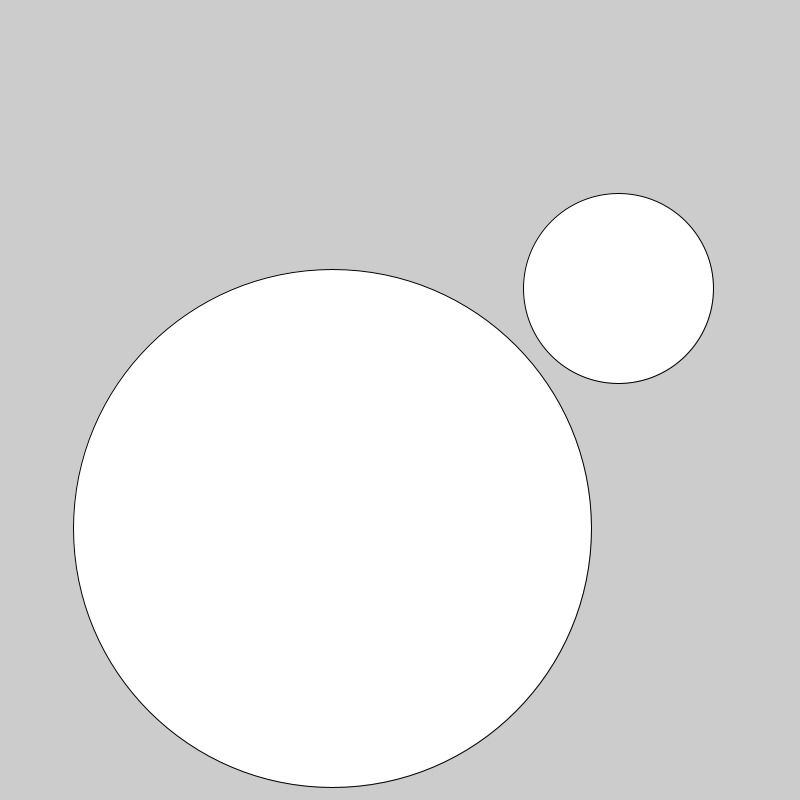
Frame 1 (no input)
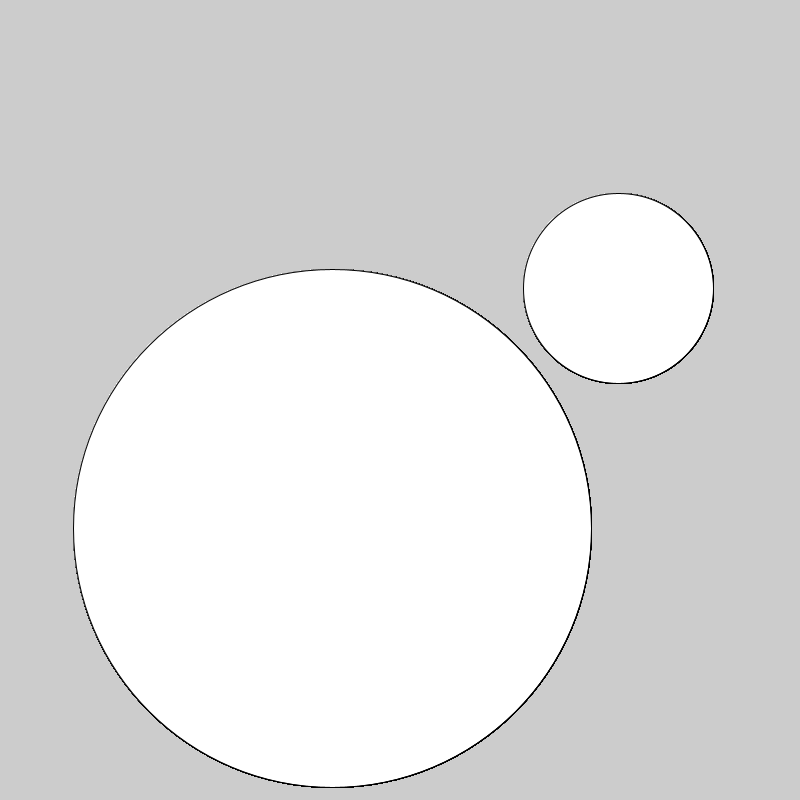
Frame 60 (the mouse pressed at the canvas centre just before this capture)
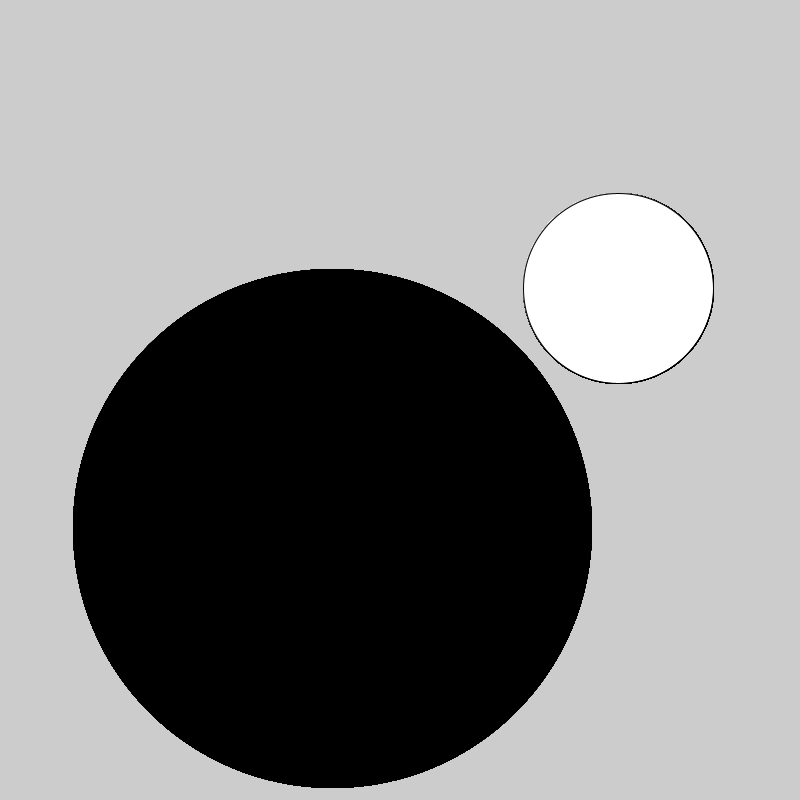
Frame 120 (the mouse held since frame 60 and released just before this capture)

The Processing sketch that drew these frames (run headless with seeded random() and noise(); from frame 60 on, the mouse is pressed at the canvas centre):

// Processing sketch: processing_163400
// ── processing_163400.pde

int x1, y1, r1, x2, y2, r2; //Variáveis x1, y1 e r1 referem-se a posição horizontal, vertical e raio do círculo 1. x2, y2 e r2 referem-se ao círculo 2.

void setup() {
  size(800, 800);
  r1 = (int)random(401); //Faz com que o raio do círculo seja entre 0 e 400, não sendo permitido que ele seja maior que a tela.
  x1 = (int)random(r1, 801-r1); //Força que o valor de x1 esteja entre o valor do raio do círculo 1 e o valor do tamanho da tela (800) menos o valor do raio do círculo 1, fazendo com que o círculo criado esteja necessariamente inteiramente dentro da tela.
  y1 = (int)random(r1, 801-r1); //O mesmo que o anterior, mas para o valor de y1.
  r2 = (int)random(401); //Faz com que o raio do círculo seja entre 0 e 400, não sendo permitido que ele seja maior que a tela.
  x2 = (int)random(r2, 801-r2); //Repete-se as operações anteriores para x2 e y2, forçando com que o novo círculo criado esteja completamente dentro da tela.
  y2 = (int)random(r2, 801-r2);
}

void draw() {
  checaColisao(x1, y1, r1); //Chama a função para checar a colisão para o círculo 1.
  checaColisao(x2, y2, r2); //Chama a função para checar a colisão para o círculo 2.
}

void checaColisao(int x, int y, int r) {
  float d; 
  d = distanciaMouse(x, y); //Calcula a distância do ponto x, y em relação ao mouse.
  if (d <= r) fill(0);      //Checa se a distância é menor ou igual ao raio. Caso seja, isso indica que o mouse encontra-se dentro do círculo. Se ele estiver, muda a cor para preto.
  else fill(255);           //Caso o mouse esteja fora, o círculo mantém-se com cor branca.
  ellipse(x, y, 2*r, 2*r);  //Desenha-se o círculo
}

float distanciaMouse(int x, int y) { //Função para cálculo da distância usando a fórmula de pitágoras.
  float d;
  d = sqrt(pow((x - mouseX), 2) + pow((y - mouseY), 2)); //d² = (x - mouseX)² + (y - mouseY)² (Pitágoras)
  return d; //Retorna o valor da distância a ser recebido por outra variável na função "checaColisao"
}
